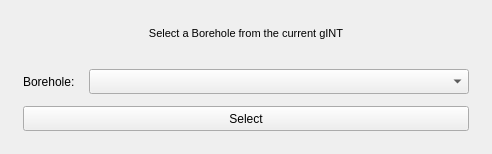
<?xml version="1.0" encoding="UTF-8"?>
<ui version="4.0">
 <class>Form</class>
 <widget class="QWidget" name="Form">
  <property name="geometry">
   <rect>
    <x>0</x>
    <y>0</y>
    <width>492</width>
    <height>154</height>
   </rect>
  </property>
  <property name="windowTitle">
   <string/>
  </property>
  <property name="windowIcon">
   <iconset>
    <normaloff>../../swift.ico</normaloff>../../swift.ico</iconset>
  </property>
  <layout class="QVBoxLayout" name="verticalLayout_2">
   <item>
    <layout class="QVBoxLayout" name="verticalLayout">
     <property name="spacing">
      <number>12</number>
     </property>
     <property name="sizeConstraint">
      <enum>QLayout::SetMinimumSize</enum>
     </property>
     <property name="leftMargin">
      <number>12</number>
     </property>
     <property name="topMargin">
      <number>12</number>
     </property>
     <property name="rightMargin">
      <number>12</number>
     </property>
     <property name="bottomMargin">
      <number>12</number>
     </property>
     <item>
      <widget class="QTextEdit" name="text_title">
       <property name="sizePolicy">
        <sizepolicy hsizetype="Minimum" vsizetype="Fixed">
         <horstretch>0</horstretch>
         <verstretch>0</verstretch>
        </sizepolicy>
       </property>
       <property name="minimumSize">
        <size>
         <width>0</width>
         <height>30</height>
        </size>
       </property>
       <property name="maximumSize">
        <size>
         <width>16777215</width>
         <height>16777215</height>
        </size>
       </property>
       <property name="font">
        <font>
         <family>Segoe UI</family>
        </font>
       </property>
       <property name="styleSheet">
        <string notr="true">QTextEdit {
border:0;
background: transparent;
}</string>
       </property>
       <property name="readOnly">
        <bool>true</bool>
       </property>
       <property name="html">
        <string>&lt;!DOCTYPE HTML PUBLIC &quot;-//W3C//DTD HTML 4.0//EN&quot; &quot;http://www.w3.org/TR/REC-html40/strict.dtd&quot;&gt;
&lt;html&gt;&lt;head&gt;&lt;meta name=&quot;qrichtext&quot; content=&quot;1&quot; /&gt;&lt;style type=&quot;text/css&quot;&gt;
p, li { white-space: pre-wrap; }
&lt;/style&gt;&lt;/head&gt;&lt;body style=&quot; font-family:'Segoe UI'; font-size:8.25pt; font-weight:400; font-style:normal;&quot;&gt;
&lt;p align=&quot;center&quot; style=&quot; margin-top:0px; margin-bottom:0px; margin-left:0px; margin-right:0px; -qt-block-indent:0; text-indent:0px;&quot;&gt;&lt;span style=&quot; font-family:'MS Shell Dlg 2';&quot;&gt;Select a Borehole from the current gINT&lt;/span&gt;&lt;/p&gt;&lt;/body&gt;&lt;/html&gt;</string>
       </property>
      </widget>
     </item>
     <item>
      <layout class="QFormLayout" name="formLayout">
       <property name="sizeConstraint">
        <enum>QLayout::SetMinimumSize</enum>
       </property>
       <property name="fieldGrowthPolicy">
        <enum>QFormLayout::ExpandingFieldsGrow</enum>
       </property>
       <property name="horizontalSpacing">
        <number>6</number>
       </property>
       <property name="verticalSpacing">
        <number>6</number>
       </property>
       <item row="1" column="0">
        <widget class="QLabel" name="text_label">
         <property name="minimumSize">
          <size>
           <width>60</width>
           <height>25</height>
          </size>
         </property>
         <property name="maximumSize">
          <size>
           <width>16777215</width>
           <height>80</height>
          </size>
         </property>
         <property name="text">
          <string>Borehole:</string>
         </property>
        </widget>
       </item>
       <item row="1" column="1">
        <widget class="QComboBox" name="popup_combo">
         <property name="sizePolicy">
          <sizepolicy hsizetype="Expanding" vsizetype="Fixed">
           <horstretch>0</horstretch>
           <verstretch>0</verstretch>
          </sizepolicy>
         </property>
         <property name="minimumSize">
          <size>
           <width>0</width>
           <height>25</height>
          </size>
         </property>
         <property name="maximumSize">
          <size>
           <width>16777215</width>
           <height>80</height>
          </size>
         </property>
         <property name="styleSheet">
          <string notr="true"/>
         </property>
        </widget>
       </item>
      </layout>
     </item>
     <item>
      <layout class="QHBoxLayout" name="extra_layout"/>
     </item>
     <item>
      <widget class="QPushButton" name="get_value">
       <property name="minimumSize">
        <size>
         <width>0</width>
         <height>25</height>
        </size>
       </property>
       <property name="text">
        <string>Select</string>
       </property>
      </widget>
     </item>
    </layout>
   </item>
  </layout>
 </widget>
 <resources/>
 <connections/>
</ui>
